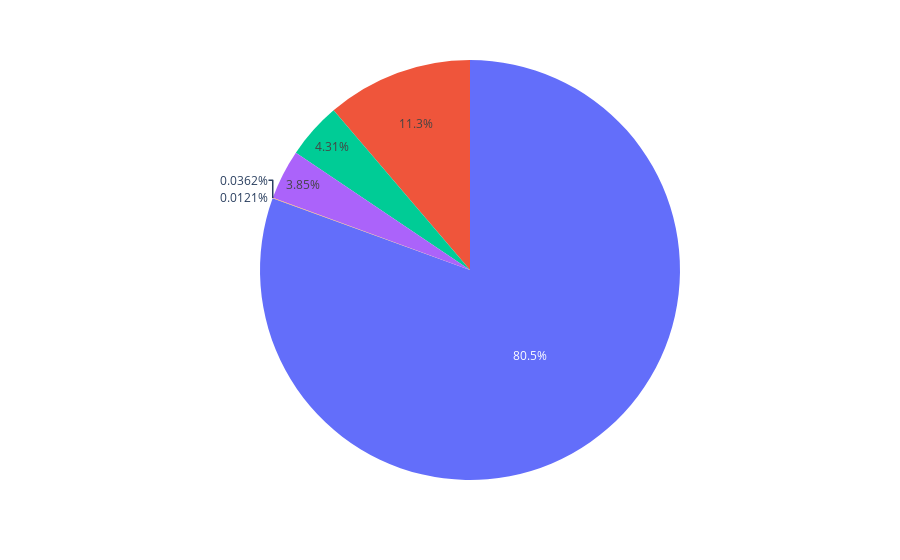

The notebook cell saved with this chart:
### Markdown cell above
### Step 3: Create a Pie Chart

To create a pie chart, call `px.pie()` and then `.show()` the figure. Plotly refers to all figures (line charts, bar charts, pie charts, etc.) as *graph_objects*. Here’s how to create a basic pie chart:

### Code cell
fig = px.pie(ratings.index, values=ratings.values)  # Create a graph object
fig.show()

### Figure 1 — Plotly figure (JSON) as saved in the notebook; plotly's stock layout.template omitted (floating-point values rounded to 4 significant figures)
{"data": [{"domain": {"x": [0, 1], "y": [0, 1]}, "hovertemplate": "value=%{value}<extra></extra>", "legendgroup": "", "name": "", "showlegend": false, "type": "pie", "values": [6677, 933, 357, 319, 3, 1]}], "layout": {"legend": {"tracegroupgap": 0}, "margin": {"t": 60}}}
